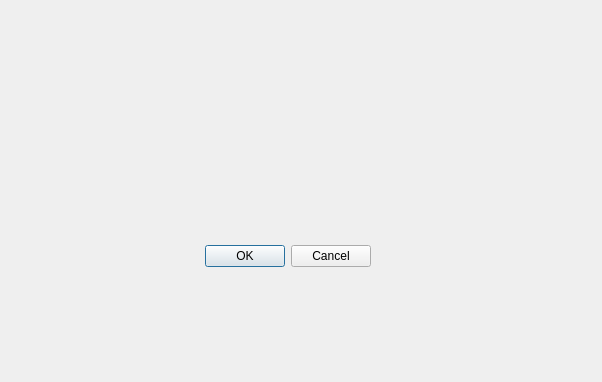
<?xml version="1.0" encoding="UTF-8"?>
<ui version="4.0">
 <class>SettingsDialog</class>
 <widget class="QDialog" name="SettingsDialog">
  <property name="geometry">
   <rect>
    <x>0</x>
    <y>0</y>
    <width>602</width>
    <height>382</height>
   </rect>
  </property>
  <property name="windowTitle">
   <string>Dialog</string>
  </property>
  <widget class="QDialogButtonBox" name="ButtonDialog">
   <property name="geometry">
    <rect>
     <x>30</x>
     <y>240</y>
     <width>341</width>
     <height>32</height>
    </rect>
   </property>
   <property name="orientation">
    <enum>Qt::Horizontal</enum>
   </property>
   <property name="standardButtons">
    <set>QDialogButtonBox::Cancel|QDialogButtonBox::Ok</set>
   </property>
  </widget>
 </widget>
 <resources/>
 <connections>
  <connection>
   <sender>ButtonDialog</sender>
   <signal>accepted()</signal>
   <receiver>SettingsDialog</receiver>
   <slot>accept()</slot>
   <hints>
    <hint type="sourcelabel">
     <x>248</x>
     <y>254</y>
    </hint>
    <hint type="destinationlabel">
     <x>157</x>
     <y>274</y>
    </hint>
   </hints>
  </connection>
  <connection>
   <sender>ButtonDialog</sender>
   <signal>rejected()</signal>
   <receiver>SettingsDialog</receiver>
   <slot>reject()</slot>
   <hints>
    <hint type="sourcelabel">
     <x>316</x>
     <y>260</y>
    </hint>
    <hint type="destinationlabel">
     <x>286</x>
     <y>274</y>
    </hint>
   </hints>
  </connection>
 </connections>
</ui>
